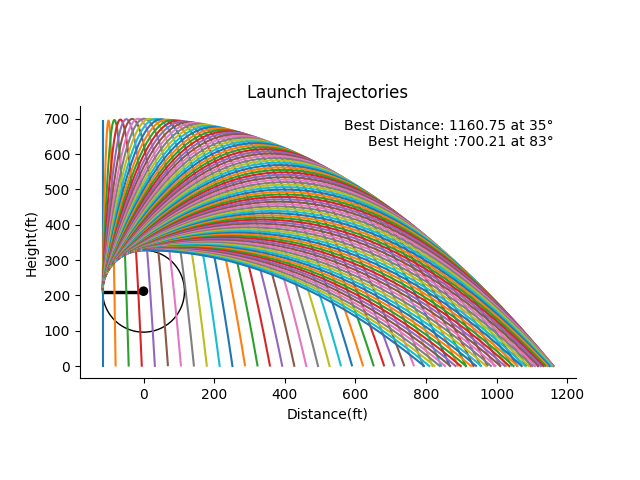

Reproduce this figure in Python.
import math
import matplotlib.pyplot as plt

# Make my own ranges, functions, and classes
def decimal_range(start, stop, decrement):
    while start >= stop:
        yield start
        start -= decrement

class MyCircle:
    upX, upY, leftX, leftY = [0,0,0,0]

class MyAnnotation:
    bestDistance, bestDistanceAngle, bestHeightAngle, bestHeight = [0,0,0,0]

def UpdateCircleLocation(angle, time, distance, height):
    if angle == 0 and time == 0:
        circle.upX = MetersToFeet(distance)
        circle.upY = MetersToFeet(height)
    if angle == 90 and time == 0:
        circle.leftX = MetersToFeet(distance)
        circle.leftY = MetersToFeet(height)
    return

def UpdateBestHeightAndAngle(height, angle):
    if height > annotation.bestHeight:
                annotation.bestHeight = height
                annotation.bestHeightAngle = angle
    return

def UpdateBestDistanceAndAngle(distance, angle):
    if distance > annotation.bestDistance:
        annotation.bestDistance = distance
        annotation.bestDistanceAngle = angle
    return

def DrawProjectileLauncher():
    draw_outer_circle = plt.Circle((circle.upX, circle.leftY), (circle.leftX - circle.upX), fill=False)
    draw_inner_circle = plt.Circle((circle.upX, circle.leftY), (circle.leftX - circle.upX) / 10, color='black')#, fill=False)
    draw_rectangle = plt.Rectangle((circle.upX, circle.leftY), (circle.leftX - circle.upX), (circle.leftX - circle.upX) / 20, color='black')
    axes.set_aspect(1)
    axes.add_artist(draw_outer_circle)
    axes.add_artist(draw_inner_circle)
    axes.add_patch(draw_rectangle)
    return
    
def DrawPlot():
    plt.gca().spines['top'].set_visible(False)
    plt.gca().spines['right'].set_visible(False)
    plt.annotate("Best Distance: {2:.2f} at {0}{1}\nBest Height :{4:.2f} at {3}{1}".format(annotation.bestDistanceAngle, degree_sign, annotation.bestDistance, annotation.bestHeightAngle, annotation.bestHeight), 
                    xy=(annotation.bestDistance, annotation.bestHeight), ha='right', va='top')
    plt.ylabel('Height(ft)')
    plt.xlabel('Distance(ft)')
    plt.title('Launch Trajectories')
    figure.savefig("windmill.png")
    plt.show() 
    return

def FeetToMeters(measurementInFeet):
    return measurementInFeet / 3.2808399

def MetersToFeet(measurementInMeters):
    return measurementInMeters * 3.2808399

def PlotData(velocityInitial, bodyHeight, armLength):
    for angle in decimal_range(90, 0, 1):

        yVelocityInitial = math.sin(angle * (math.pi / 180)) * velocityInitial
        xVelocity = math.cos(angle * (math.pi / 180)) * velocityInitial
        timeToReachApex = yVelocityInitial / 9.81
        distanceFromStartToApex = (yVelocityInitial * timeToReachApex) + (.5 * -9.81 * (timeToReachApex * timeToReachApex))
        timeFromApexToGround = math.sqrt((distanceFromStartToApex + bodyHeight) / (.5 * 9.81))
        timeTotal = timeToReachApex + timeFromApexToGround
        heightFromBodyToArm = math.cos(angle * (math.pi / 180)) * armLength
        distanceFromBodyToArm = math.sin(angle * (math.pi / 180)) * armLength

        heights = []
        distances = []
        height = bodyHeight + heightFromBodyToArm
        distance = -distanceFromBodyToArm
        time = 0
        UpdateCircleLocation(angle, time, distance, height)
        while height >= 0:
            heightFT = MetersToFeet(height)
            distanceFT = MetersToFeet(distance)
            heights.append(heightFT)
            distances.append(distanceFT)
            height = (yVelocityInitial * time) + (.5 * -9.81 * (time * time)) + bodyHeight + heightFromBodyToArm
            distance = (xVelocity * time) - distanceFromBodyToArm
            time += (timeTotal / 1000)
            UpdateBestHeightAndAngle(heightFT, angle)

        UpdateBestDistanceAndAngle(distanceFT, angle)
        plt.plot(distances, heights)

# Initialize global variables
circle = MyCircle()
annotation = MyAnnotation()
degree_sign = u'\N{DEGREE SIGN}'
figure, axes = plt.subplots()

# Read in user input
velocityInitialString = input("Enter velocity of arm (mph):")
bodyHeightString = input("Enter height of body up to the arm (ft):")
armHeightString = input("Enter length of arm (ft):")

# Convert from US to Metric
velocityInitial = float(velocityInitialString) / 2.23693629
bodyHeight = FeetToMeters(float(bodyHeightString))
armLength = FeetToMeters(float(armHeightString))

PlotData(velocityInitial, bodyHeight, armLength)
DrawProjectileLauncher()
DrawPlot()
